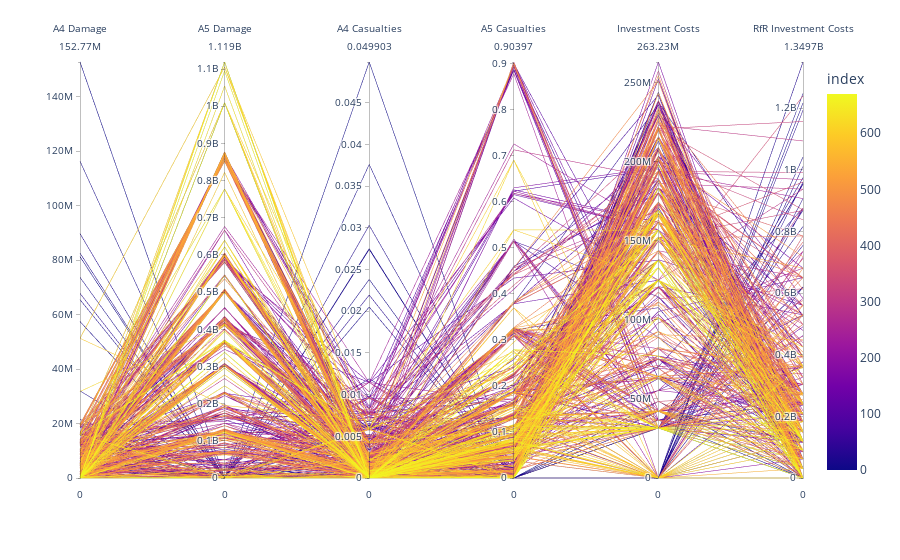

The code cell stored with this chart in its notebook:
### Markdown cell above
## Display results in a parallell coordinated plot

### Code cell
fig = px.parallel_coordinates(ms_results_df, labels= {"A4 Expected Annual Damage" : "A4 Damage", "A5 Expected Annual Damage" : "A5 Damage", "A4 Expected Number of Deaths" : "A4 Casualties", "A5 Expected Number of Deaths" : "A5 Casualties", "A1_5 Dike Investment Costs" : "Investment Costs", "Room for River Investment Costs" : "RfR Investment Costs"}, color = ms_results_df.index, dimensions= ["A4 Expected Annual Damage", "A5 Expected Annual Damage", "A4 Expected Number of Deaths","A5 Expected Number of Deaths", "A1_5 Dike Investment Costs", "Room for River Investment Costs"])
fig.show()

### Figure 1 — Plotly figure (JSON) as saved in the notebook; plotly's stock layout.template omitted (floating-point values rounded to 4 significant figures; data arrays with more than 128 entries replaced by an {"elided": "..."} marker saying what was removed)
{"data": [{"dimensions": [{"label": "A4 Damage", "values": {"elided": "671 float values"}}, {"label": "A5 Damage", "values": {"elided": "671 float values"}}, {"label": "A4 Casualties", "values": {"elided": "671 float values"}}, {"label": "A5 Casualties", "values": {"elided": "671 float values"}}, {"label": "Investment Costs", "values": {"elided": "671 float values"}}, {"label": "RfR Investment Costs", "values": {"elided": "671 float values"}}], "domain": {"x": [0, 1], "y": [0, 1]}, "line": {"color": {"elided": "671 int values"}, "coloraxis": "coloraxis"}, "name": "", "type": "parcoords"}], "layout": {"coloraxis": {"colorbar": {"title": {"text": "index"}}, "colorscale": [[0, "#0d0887"], [0.1111, "#46039f"], [0.2222, "#7201a8"], [0.3333, "#9c179e"], [0.4444, "#bd3786"], [0.5556, "#d8576b"], [0.6667, "#ed7953"], [0.7778, "#fb9f3a"], [0.8889, "#fdca26"], [1, "#f0f921"]]}, "legend": {"tracegroupgap": 0}, "margin": {"t": 60}}}
